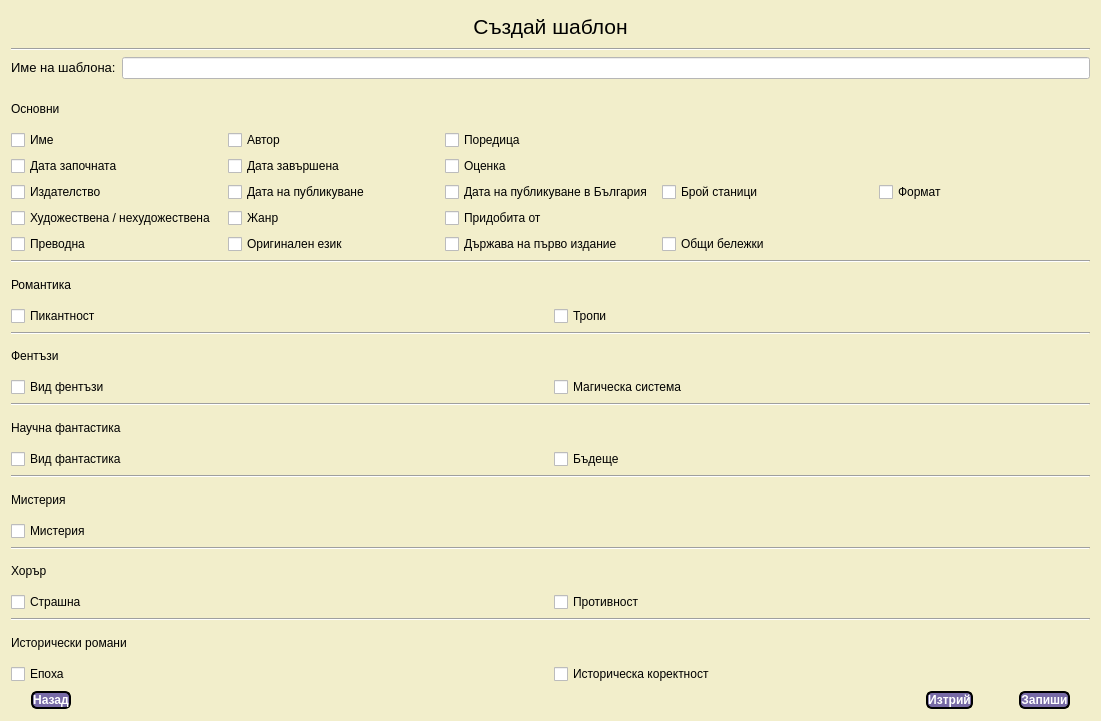
<?xml version="1.0" encoding="UTF-8"?>
<ui version="4.0">
 <class>createTemplate</class>
 <widget class="QDialog" name="createTemplate">
  <property name="geometry">
   <rect>
    <x>0</x>
    <y>0</y>
    <width>1101</width>
    <height>721</height>
   </rect>
  </property>
  <property name="windowTitle">
   <string>Нов шаблон</string>
  </property>
  <property name="styleSheet">
   <string notr="true">QDialog{
	background-color: rgb(242, 238, 203)
}
Line{
	border: 8px solid #776AA6;
	border-radius: 2px;
}
QPushButton{
	border-radius: 6px;
	border-width: 2px;
	background-color: rgb(119, 106, 166);
	border-color: rgb(0,0,0);
	border-style: solid;
	color: rgb(255,255,255);
	font-weight: bold;
	font: 14pt &quot;Monotype Corsiva&quot;;
	margin: 0 20px 0 20px;
}
QPushButton:hover{
	background-color: rgb(212, 203, 242);
	color: rgb(0,0,0);
}</string>
  </property>
  <layout class="QVBoxLayout" name="verticalLayout">
   <item>
    <widget class="QLabel" name="labelTitle">
     <property name="text">
      <string>&lt;html&gt;&lt;head/&gt;&lt;body&gt;&lt;p align=&quot;center&quot;&gt;&lt;span style=&quot; font-size:16pt;&quot;&gt;Създай шаблон&lt;/span&gt;&lt;/p&gt;&lt;/body&gt;&lt;/html&gt;</string>
     </property>
    </widget>
   </item>
   <item>
    <widget class="Line" name="line_7">
     <property name="maximumSize">
      <size>
       <width>1083</width>
       <height>16777215</height>
      </size>
     </property>
     <property name="styleSheet">
      <string notr="true">width:50%;</string>
     </property>
     <property name="orientation">
      <enum>Qt::Horizontal</enum>
     </property>
    </widget>
   </item>
   <item>
    <layout class="QFormLayout" name="formLayout">
     <item row="0" column="0">
      <widget class="QLabel" name="label_2">
       <property name="text">
        <string>&lt;html&gt;&lt;head/&gt;&lt;body&gt;&lt;p&gt;&lt;span style=&quot; font-size:10pt;&quot;&gt;Име на шаблона:&lt;/span&gt;&lt;/p&gt;&lt;/body&gt;&lt;/html&gt;</string>
       </property>
      </widget>
     </item>
     <item row="0" column="1">
      <widget class="QLineEdit" name="lineEditNameTemplate">
       <property name="styleSheet">
        <string notr="true">background-color: rgb(255, 255, 255);</string>
       </property>
      </widget>
     </item>
    </layout>
   </item>
   <item>
    <widget class="QLabel" name="label">
     <property name="styleSheet">
      <string notr="true">font: 11pt &quot;MS Shell Dlg 2&quot;;</string>
     </property>
     <property name="text">
      <string>Основни</string>
     </property>
    </widget>
   </item>
   <item>
    <layout class="QGridLayout" name="gridLayout">
     <item row="2" column="1">
      <widget class="QCheckBox" name="checkBoxDatePublished">
       <property name="text">
        <string>Дата на публикуване</string>
       </property>
      </widget>
     </item>
     <item row="2" column="3">
      <widget class="QCheckBox" name="checkBoxPages">
       <property name="text">
        <string>Брой станици</string>
       </property>
      </widget>
     </item>
     <item row="3" column="0">
      <widget class="QCheckBox" name="checkBoxFiction">
       <property name="text">
        <string>Художествена / нехудожествена</string>
       </property>
      </widget>
     </item>
     <item row="0" column="0">
      <widget class="QCheckBox" name="checkBoxNameBook">
       <property name="text">
        <string>Име</string>
       </property>
      </widget>
     </item>
     <item row="3" column="2">
      <widget class="QCheckBox" name="checkBoxSource">
       <property name="text">
        <string>Придобита от</string>
       </property>
      </widget>
     </item>
     <item row="2" column="0">
      <widget class="QCheckBox" name="checkBoxPublisher">
       <property name="text">
        <string>Издателство</string>
       </property>
      </widget>
     </item>
     <item row="3" column="1">
      <widget class="QCheckBox" name="checkBoxGenre">
       <property name="text">
        <string>Жанр</string>
       </property>
      </widget>
     </item>
     <item row="0" column="1">
      <widget class="QCheckBox" name="checkBoxAuthor">
       <property name="text">
        <string>Автор</string>
       </property>
      </widget>
     </item>
     <item row="2" column="4">
      <widget class="QCheckBox" name="checkBoxFormat">
       <property name="text">
        <string>Формат</string>
       </property>
      </widget>
     </item>
     <item row="2" column="2">
      <widget class="QCheckBox" name="checkBoxDatePublishedBulgaria">
       <property name="text">
        <string>Дата на публикуване в България</string>
       </property>
      </widget>
     </item>
     <item row="0" column="2">
      <widget class="QCheckBox" name="checkBoxSeries">
       <property name="text">
        <string>Поредица</string>
       </property>
      </widget>
     </item>
     <item row="1" column="0">
      <widget class="QCheckBox" name="checkBoxDateStarted">
       <property name="text">
        <string>Дата започната</string>
       </property>
      </widget>
     </item>
     <item row="1" column="1">
      <widget class="QCheckBox" name="checkBoxDateFinished">
       <property name="text">
        <string>Дата завършена</string>
       </property>
      </widget>
     </item>
     <item row="1" column="2">
      <widget class="QCheckBox" name="checkBoxScore">
       <property name="text">
        <string>Оценка</string>
       </property>
      </widget>
     </item>
     <item row="4" column="3">
      <widget class="QCheckBox" name="checkBoxNotes">
       <property name="text">
        <string>Общи бележки</string>
       </property>
      </widget>
     </item>
     <item row="4" column="2">
      <widget class="QCheckBox" name="checkBoxCountry">
       <property name="text">
        <string>Държава на първо издание</string>
       </property>
      </widget>
     </item>
     <item row="4" column="1">
      <widget class="QCheckBox" name="checkBoxLanguage">
       <property name="text">
        <string>Оригинален език</string>
       </property>
      </widget>
     </item>
     <item row="4" column="0">
      <widget class="QCheckBox" name="checkBoxTranslation">
       <property name="text">
        <string>Преводна</string>
       </property>
      </widget>
     </item>
    </layout>
   </item>
   <item>
    <widget class="Line" name="line">
     <property name="orientation">
      <enum>Qt::Horizontal</enum>
     </property>
    </widget>
   </item>
   <item>
    <widget class="QLabel" name="label_3">
     <property name="styleSheet">
      <string notr="true">font: 11pt &quot;MS Shell Dlg 2&quot;;</string>
     </property>
     <property name="text">
      <string>Романтика</string>
     </property>
    </widget>
   </item>
   <item>
    <layout class="QGridLayout" name="gridLayout_2">
     <item row="0" column="0">
      <widget class="QCheckBox" name="checkBoxSpicy">
       <property name="text">
        <string>Пикантност</string>
       </property>
      </widget>
     </item>
     <item row="0" column="1">
      <widget class="QCheckBox" name="checkBoxTropes">
       <property name="text">
        <string>Тропи</string>
       </property>
      </widget>
     </item>
    </layout>
   </item>
   <item>
    <widget class="Line" name="line_2">
     <property name="orientation">
      <enum>Qt::Horizontal</enum>
     </property>
    </widget>
   </item>
   <item>
    <widget class="QLabel" name="label_4">
     <property name="styleSheet">
      <string notr="true">font: 11pt &quot;MS Shell Dlg 2&quot;;</string>
     </property>
     <property name="text">
      <string>Фентъзи</string>
     </property>
    </widget>
   </item>
   <item>
    <layout class="QGridLayout" name="gridLayout_3">
     <item row="0" column="0">
      <widget class="QCheckBox" name="checkBoxFantasyKind">
       <property name="text">
        <string>Вид фентъзи</string>
       </property>
      </widget>
     </item>
     <item row="0" column="1">
      <widget class="QCheckBox" name="checkBoxMagicSystem">
       <property name="text">
        <string>Магическа система</string>
       </property>
      </widget>
     </item>
    </layout>
   </item>
   <item>
    <widget class="Line" name="line_3">
     <property name="orientation">
      <enum>Qt::Horizontal</enum>
     </property>
    </widget>
   </item>
   <item>
    <widget class="QLabel" name="label_5">
     <property name="styleSheet">
      <string notr="true">font: 11pt &quot;MS Shell Dlg 2&quot;;</string>
     </property>
     <property name="text">
      <string>Научна фантастика</string>
     </property>
    </widget>
   </item>
   <item>
    <layout class="QGridLayout" name="gridLayout_4">
     <item row="0" column="0">
      <widget class="QCheckBox" name="checkBoxScifiKind">
       <property name="text">
        <string>Вид фантастика</string>
       </property>
      </widget>
     </item>
     <item row="0" column="1">
      <widget class="QCheckBox" name="checkBoxFuture">
       <property name="text">
        <string>Бъдеще</string>
       </property>
      </widget>
     </item>
    </layout>
   </item>
   <item>
    <widget class="Line" name="line_6">
     <property name="orientation">
      <enum>Qt::Horizontal</enum>
     </property>
    </widget>
   </item>
   <item>
    <widget class="QLabel" name="label_6">
     <property name="styleSheet">
      <string notr="true">font: 11pt &quot;MS Shell Dlg 2&quot;;</string>
     </property>
     <property name="text">
      <string>Мистерия</string>
     </property>
    </widget>
   </item>
   <item>
    <widget class="QCheckBox" name="checkBoxMystery">
     <property name="text">
      <string>Мистерия</string>
     </property>
    </widget>
   </item>
   <item>
    <widget class="Line" name="line_4">
     <property name="orientation">
      <enum>Qt::Horizontal</enum>
     </property>
    </widget>
   </item>
   <item>
    <widget class="QLabel" name="label_7">
     <property name="styleSheet">
      <string notr="true">font: 11pt &quot;MS Shell Dlg 2&quot;;</string>
     </property>
     <property name="text">
      <string>Хорър</string>
     </property>
    </widget>
   </item>
   <item>
    <layout class="QGridLayout" name="gridLayout_5">
     <item row="0" column="0">
      <widget class="QCheckBox" name="checkBoxScariness">
       <property name="text">
        <string>Страшна</string>
       </property>
      </widget>
     </item>
     <item row="0" column="1">
      <widget class="QCheckBox" name="checkBoxDisgust">
       <property name="text">
        <string>Противност</string>
       </property>
      </widget>
     </item>
    </layout>
   </item>
   <item>
    <widget class="Line" name="line_5">
     <property name="orientation">
      <enum>Qt::Horizontal</enum>
     </property>
    </widget>
   </item>
   <item>
    <widget class="QLabel" name="label_8">
     <property name="styleSheet">
      <string notr="true">font: 11pt &quot;MS Shell Dlg 2&quot;;</string>
     </property>
     <property name="text">
      <string>Исторически романи</string>
     </property>
    </widget>
   </item>
   <item>
    <layout class="QGridLayout" name="gridLayout_6">
     <item row="0" column="0">
      <widget class="QCheckBox" name="checkBoxEpoch">
       <property name="text">
        <string>Епоха</string>
       </property>
      </widget>
     </item>
     <item row="0" column="1">
      <widget class="QCheckBox" name="checkBoxCorrectness">
       <property name="text">
        <string>Историческа коректност</string>
       </property>
      </widget>
     </item>
    </layout>
   </item>
   <item>
    <layout class="QGridLayout" name="gridLayout_7">
     <item row="0" column="3">
      <widget class="QPushButton" name="pushButtonSave">
       <property name="styleSheet">
        <string notr="true">QPushButton{
	border-radius: 6px;
	border-width: 2px;
	background-color: rgb(119, 106, 166);
	border-color: rgb(0,0,0);
	border-style: solid;
	color: rgb(255,255,255);
	font-weight: bold;
	font: 20pt &quot;Monotype Corsiva&quot;;
}
QPushButton:hover{
	background-color: rgb(212, 203, 242);
	color: rgb(0,0,0);
}</string>
       </property>
       <property name="text">
        <string>Запиши</string>
       </property>
      </widget>
     </item>
     <item row="0" column="2">
      <widget class="QPushButton" name="pushButtonRemove">
       <property name="styleSheet">
        <string notr="true">QPushButton{
	border-radius: 6px;
	border-width: 2px;
	background-color: rgb(119, 106, 166);
	border-color: rgb(0,0,0);
	border-style: solid;
	color: rgb(255,255,255);
	font-weight: bold;
	font: 20pt &quot;Monotype Corsiva&quot;;
}
QPushButton:hover{
	background-color: rgb(212, 203, 242);
	color: rgb(0,0,0);
}</string>
       </property>
       <property name="text">
        <string>Изтрий</string>
       </property>
      </widget>
     </item>
     <item row="0" column="1">
      <spacer name="horizontalSpacer">
       <property name="orientation">
        <enum>Qt::Horizontal</enum>
       </property>
       <property name="sizeHint" stdset="0">
        <size>
         <width>40</width>
         <height>20</height>
        </size>
       </property>
      </spacer>
     </item>
     <item row="0" column="0">
      <widget class="QPushButton" name="pushButtonBack">
       <property name="styleSheet">
        <string notr="true">QPushButton{
	border-radius: 6px;
	border-width: 2px;
	background-color: rgb(119, 106, 166);
	border-color: rgb(0,0,0);
	border-style: solid;
	color: rgb(255,255,255);
	font-weight: bold;
	font: 20pt &quot;Monotype Corsiva&quot;;
}
QPushButton:hover{
	background-color: rgb(212, 203, 242);
	color: rgb(0,0,0);
}</string>
       </property>
       <property name="text">
        <string>Назад</string>
       </property>
      </widget>
     </item>
    </layout>
   </item>
  </layout>
 </widget>
 <resources/>
 <connections/>
</ui>
